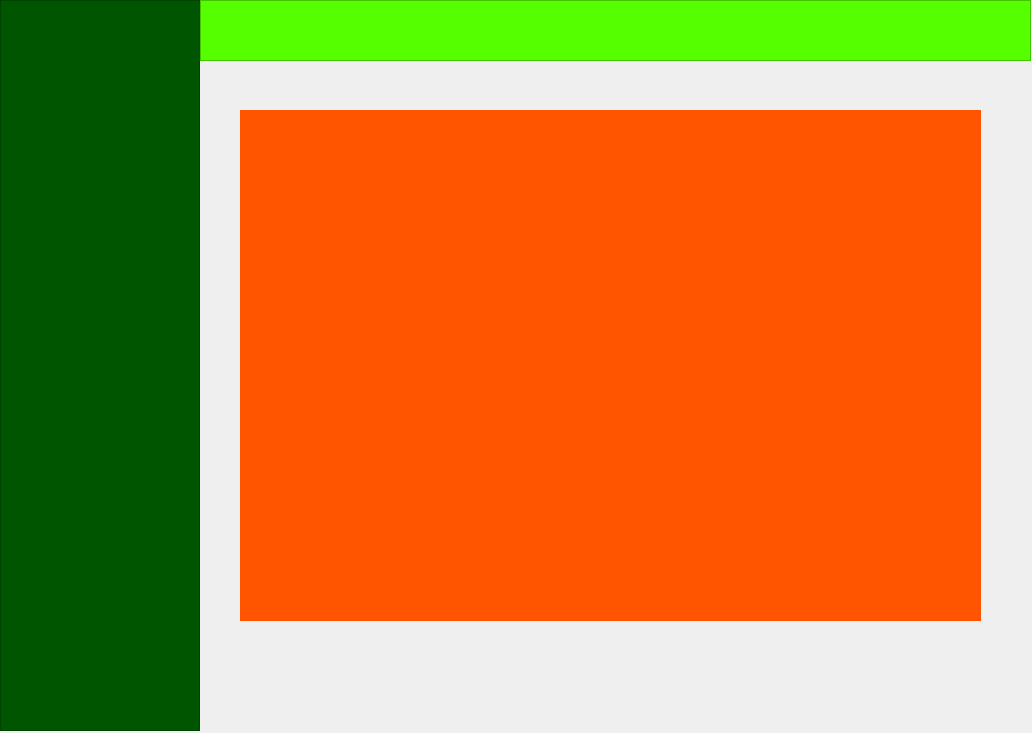
<?xml version="1.0" encoding="UTF-8"?>
<ui version="4.0">
 <class>Form</class>
 <widget class="QWidget" name="Form">
  <property name="geometry">
   <rect>
    <x>0</x>
    <y>0</y>
    <width>1032</width>
    <height>733</height>
   </rect>
  </property>
  <property name="windowTitle">
   <string>Form</string>
  </property>
  <widget class="QFrame" name="sidebar">
   <property name="geometry">
    <rect>
     <x>0</x>
     <y>0</y>
     <width>200</width>
     <height>731</height>
    </rect>
   </property>
   <property name="styleSheet">
    <string notr="true">background-color: rgb(0, 85, 0);</string>
   </property>
   <property name="frameShape">
    <enum>QFrame::StyledPanel</enum>
   </property>
   <property name="frameShadow">
    <enum>QFrame::Raised</enum>
   </property>
  </widget>
  <widget class="QFrame" name="header">
   <property name="geometry">
    <rect>
     <x>200</x>
     <y>0</y>
     <width>831</width>
     <height>61</height>
    </rect>
   </property>
   <property name="styleSheet">
    <string notr="true">background-color: rgb(85, 255, 0);</string>
   </property>
   <property name="frameShape">
    <enum>QFrame::StyledPanel</enum>
   </property>
   <property name="frameShadow">
    <enum>QFrame::Raised</enum>
   </property>
  </widget>
  <widget class="QStackedWidget" name="stackedWidget">
   <property name="geometry">
    <rect>
     <x>240</x>
     <y>110</y>
     <width>741</width>
     <height>511</height>
    </rect>
   </property>
   <property name="styleSheet">
    <string notr="true">background-color: rgb(255, 85, 0);</string>
   </property>
   <widget class="QWidget" name="page"/>
   <widget class="QWidget" name="page_2"/>
  </widget>
 </widget>
 <resources/>
 <connections/>
</ui>
